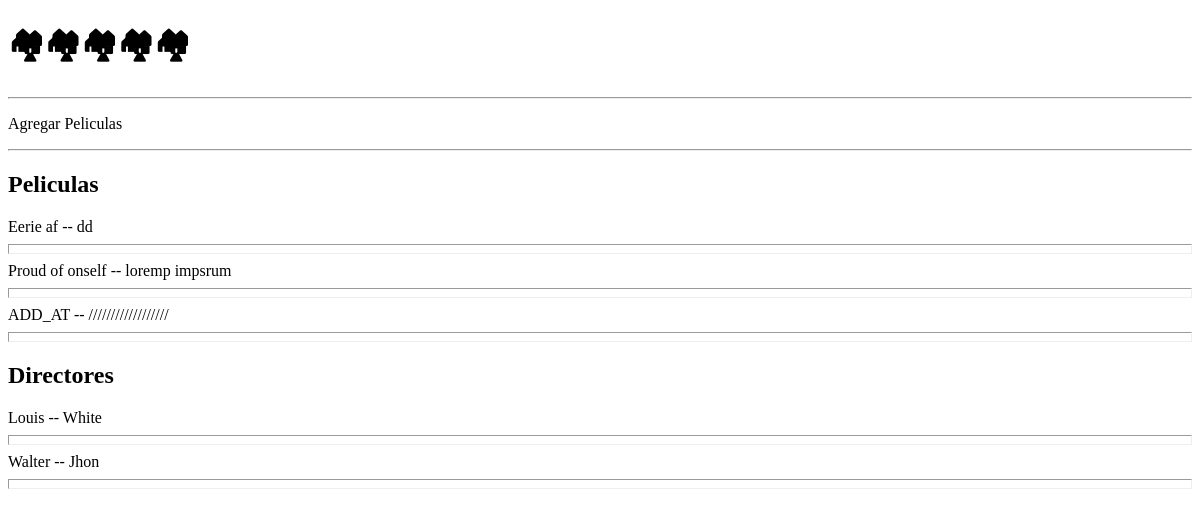
Before: / with the older database file.
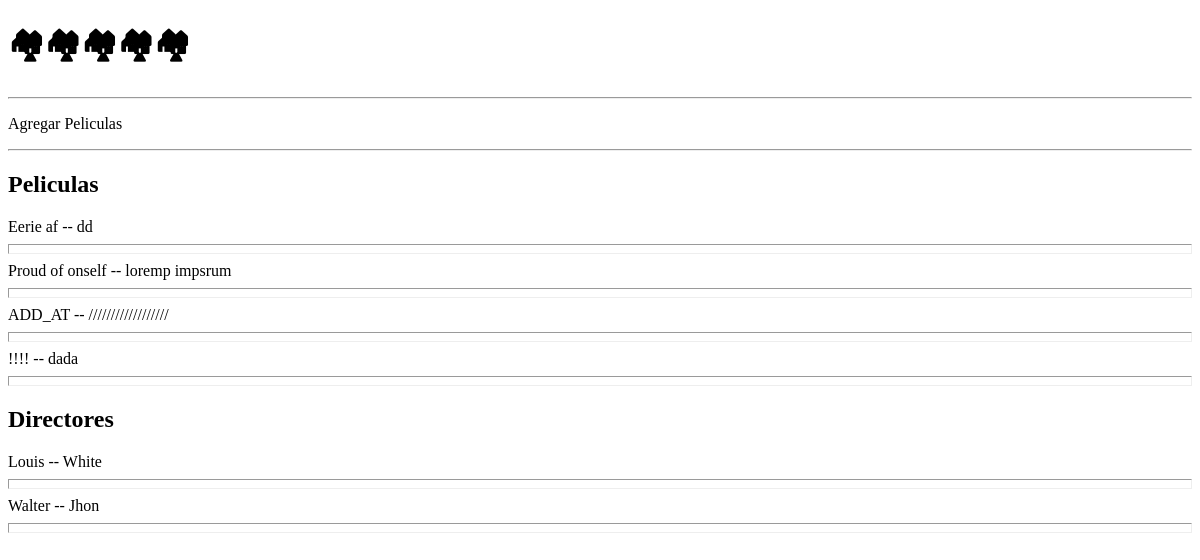
After: the same page with the newer database file.
### movie/models.py (models this page shows, shortened)
class Movie(models.Model):
    name = models.CharField(max_length=100)
    comment = models.TextField()
    director = models.ForeignKey(
        'Director',
        on_delete=models.CASCADE
        )
    actores = models.ManyToManyField(
        'Actor'
    )
    imdb = models.IntegerField(default=1)

class Director(models.Model):
    name = models.CharField(max_length=100)
    last_name = models.CharField(max_length=100)

### movie/views.py (the view)
# urls.py: 2. Add a URL to urlpatterns:  path('', views.home, name='home')
def home(request):
    movie_list = Movie.objects.all()
    director_list = Director.objects.all()
    context = {
        "movies" : movie_list ,
        "directors" : director_list
    }
    return render(request, 'movie/templates/index.html', context)

### movie/templates/index.html (shortened to what this page needs)
<!DOCTYPE html>
<html lang="en">
<head>
</head>
 <body>
    <h1>🏘🏘🏘🏘🏘</h1>
    <hr>
    <p>Agregar Peliculas</p>
    <hr>
    <h2>Peliculas</h2>
    {% for i in movies %}
      {{i.name}} -- {{i.comment}} <hr size="10px" >
    {% endfor %}
    <h2>Directores</h2>
    {% for d in directors %}
       {{d.name}} -- {{d.last_name}} <hr size="10px">
    {% endfor %}
 </body>
</html>

Changed rows visible on the page:
added Movie: name "!!!!", comment "dada"
